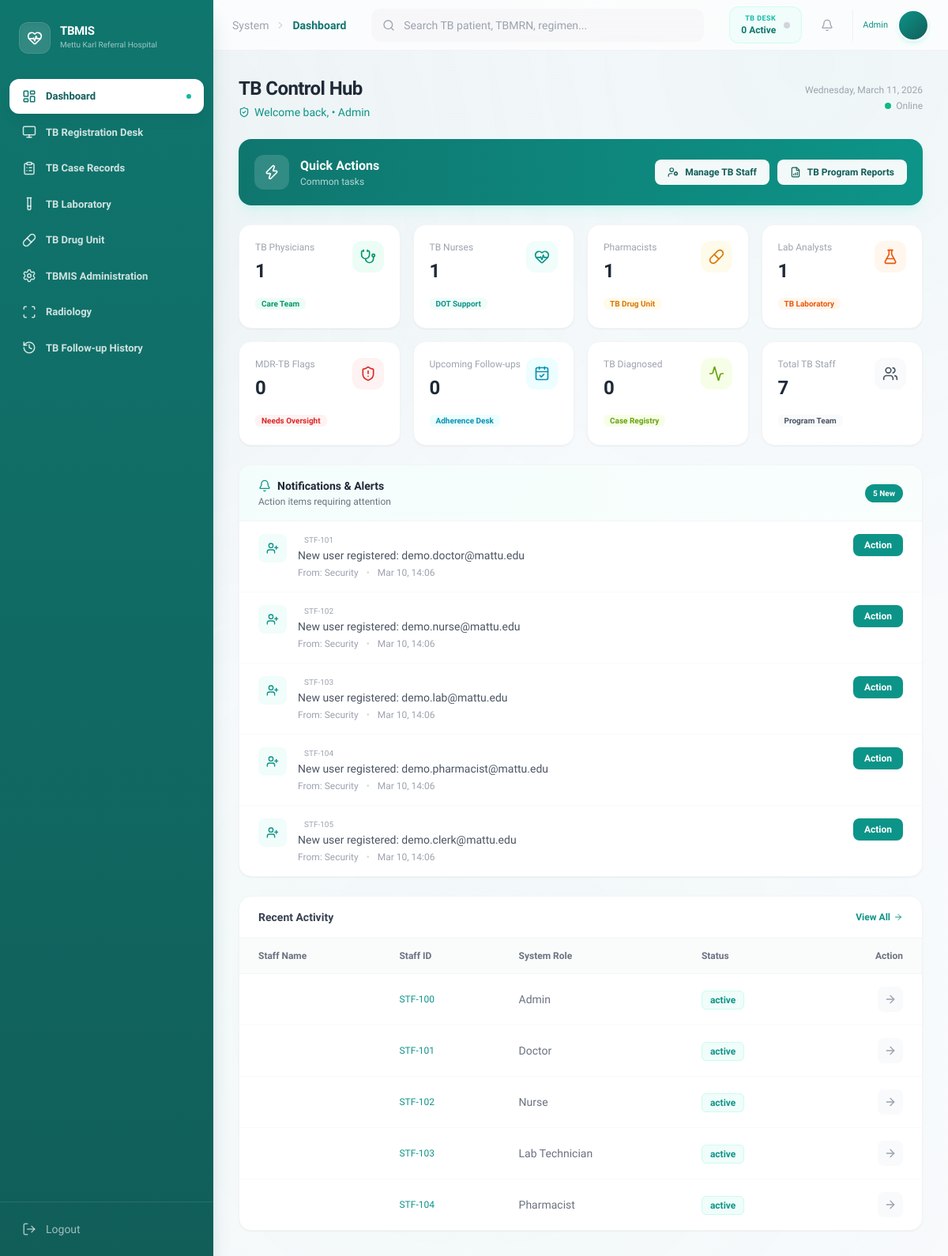
Page /index.php (signed in) on the committed database.
### tables this page shows
CREATE TABLE `users` (
  `user_id` varchar(20) NOT NULL,
  `email` varchar(100) NOT NULL,
  `phone` varchar(50) DEFAULT NULL,
  `password_hash` varchar(255) NOT NULL,
  `full_name` varchar(100) NOT NULL,
  `role` varchar(30) NOT NULL,
  `status` varchar(20) DEFAULT 'active',
  `status_reason` varchar(100) DEFAULT NULL,
  `created_at` timestamp NOT NULL DEFAULT current_timestamp()
);

### modules/dashboard.php (the view, shortened to what this page needs)
<?php
$userRole = $_SESSION['role'];
$tableExists = function ($tableName) use ($db) {
    $stmt = $db->prepare("SELECT COUNT(*) FROM information_schema.tables WHERE table_schema = DATABASE() AND table_name = ?");
    $stmt->execute([$tableName]);
    return (int) $stmt->fetchColumn() > 0;
};
$columnExists = function ($tableName, $columnName) use ($db) {
    $stmt = $db->prepare("SELECT COUNT(*) FROM information_schema.columns WHERE table_schema = DATABASE() AND table_name = ? AND column_name = ?");
    $stmt->execute([$tableName, $columnName]);
    return (int) $stmt->fetchColumn() > 0;
};
$tbDiagnosed = $db->query("SELECT COUNT(*) FROM diagnoses WHERE LOWER(diagnosis_details) LIKE '%tb%' OR LOWER(diagnosis_details) LIKE '%tuberculosis%'")->fetchColumn();
$tbFollowupCount = $tableExists('tb_followups')
    ? $db->query("SELECT COUNT(*) FROM tb_followups WHERE follow_up_date >= CURRENT_DATE")->fetchColumn()
    : 0;
$mdrCount = $columnExists('diagnoses', 'mdr_tb_status')
    ? $db->query("SELECT COUNT(*) FROM diagnoses WHERE mdr_tb_status = 'Yes'")->fetchColumn()
    : 0;
$roleConfig = [];
switch ($userRole) {
    case 'Admin':
        $countDoctors = $db->query("SELECT COUNT(*) FROM users WHERE role = 'Doctor'")->fetchColumn();
        $countNurses = $db->query("SELECT COUNT(*) FROM users WHERE role = 'Nurse'")->fetchColumn();
        $countPharmacists = $db->query("SELECT COUNT(*) FROM users WHERE role = 'Pharmacist'")->fetchColumn();
        $countLabTechs = $db->query("SELECT COUNT(*) FROM users WHERE role = 'Lab Technician'")->fetchColumn();
        $countTotalStaff = $db->query("SELECT COUNT(*) FROM users")->fetchColumn();
        $roleConfig = [
            'welcome' => 'TB  Control Hub',
            'icon' => 'shield-check',
            'quickActions' => [
                ['label' => 'Manage TB Staff', 'icon' => 'user-cog', 'page' => 'admin', 'color' => 'emerald'],
                ['label' => 'TB Program Reports', 'icon' => 'file-bar-chart', 'page' => 'reports', 'color' => 'amber'],
            ],
            'stats' => [
                ['label' => 'TB Physicians', 'value' => $countDoctors, 'trend' => 'Care Team', 'color' => 'emerald', 'icon' => 'stethoscope'],
                ['label' => 'TB Nurses', 'value' => $countNurses, 'trend' => 'DOT Support', 'color' => 'teal', 'icon' => 'heart-pulse'],
                ['label' => 'Pharmacists', 'value' => $countPharmacists, 'trend' => 'TB Drug Unit', 'color' => 'amber', 'icon' => 'pill'],
                ['label' => 'Lab Analysts', 'value' => $countLabTechs, 'trend' => 'TB Laboratory', 'color' => 'orange', 'icon' => 'flask-conical'],
                ['label' => 'MDR-TB Flags', 'value' => $mdrCount, 'trend' => 'Needs Oversight', 'color' => 'red', 'icon' => 'shield-alert'],
                ['label' => 'Upcoming Follow-ups', 'value' => $tbFollowupCount, 'trend' => 'Adherence Desk', 'color' => 'cyan', 'icon' => 'calendar-check'],
                ['label' => 'TB Diagnosed', 'value' => $tbDiagnosed, 'trend' => 'Case Registry', 'color' => 'lime', 'icon' => 'activity'],
                ['label' => 'Total TB Staff', 'value' => $countTotalStaff, 'trend' => 'Program Team', 'color' => 'gray', 'icon' => 'users']
            ],
            'notifications' => [
                'system_alerts' => "SELECT 'system' as source, user_id as id, 'Security' as from_name, full_name as patient_name, user_id as patient_id, user_id as medical_record_number, CONCAT('New user registered: ', email) as message, created_at, 'teal' as color, 'user-plus' as icon FROM users ORDER BY created_at DESC LIMIT 5"
            ],
            'recentActivity' => [
                'query' => "SELECT full_name, user_id as medical_record_number, role as details, status, 'teal' as color, user_id as patient_id, email as contact_details, '' as address, 0 as age, 'N/A' as gender FROM users ORDER BY created_at DESC LIMIT 5",
                'columns' => ['Staff Name', 'Staff ID', 'System Role', 'Status']
            ]
        ];
        break;
}
$allNotifications = [];
if (!empty($roleConfig['notifications'])) {
    foreach ($roleConfig['notifications'] as $key => $query) {
        $stmt = $db->prepare($query);
        $stmt->execute();
        $results = $stmt->fetchAll(PDO::FETCH_ASSOC);
        $allNotifications = array_merge($allNotifications, $results);
    }
}
usort($allNotifications, function($a, $b) {
    return strtotime($b['created_at']) - strtotime($a['created_at']);
});
$recentNotifications = array_slice($allNotifications, 0, 10);
$recentActivity = [];
if (isset($roleConfig['recentActivity']['query'])) {
    $stmt = $db->prepare($roleConfig['recentActivity']['query']);
    if (!empty($roleConfig['recentActivity']['params'])) {
        $stmt->execute($roleConfig['recentActivity']['params']);
    } else {
        $stmt->execute();
    }
    $recentActivity = $stmt->fetchAll(PDO::FETCH_ASSOC);
}
?>
<div class="space-y-6">
    <div class="flex items-center justify-between">
        <div>
            <h1 class="text-2xl font-bold text-gray-800 tracking-tight">
                <?php echo $roleConfig['welcome']; ?>
            </h1>
            <p class="text-sm text-primary-600 font-medium mt-1 flex items-center gap-1.5">
                <i data-lucide="<?php echo $roleConfig['icon']; ?>" class="w-3.5 h-3.5"></i>
                Welcome back, <?php echo explode(' ', $_SESSION['full_name'])[0]; ?> &bull; <?php echo $userRole; ?>
            </p>
        </div>
        <div class="text-right hidden sm:block">
            <p class="text-xs font-medium text-gray-400"><?php echo date('l, F j, Y'); ?></p>
            <p class="text-xs text-gray-400 mt-1 flex items-center justify-end gap-1.5">
                <span class="inline-block w-2 h-2 bg-emerald-500 rounded-full pulse-glow"></span>
                Online
            </p>
        </div>
    </div>
    <?php if (!empty($roleConfig['quickActions'])): ?>
    <div class="bg-gradient-to-r from-[#0F766E] to-[#0d9488] rounded-2xl p-5 text-white shadow-lg shadow-primary-200/30">
        <div class="flex flex-col md:flex-row items-center justify-between gap-4">
            <div class="flex items-center gap-3.5">
                <div class="w-11 h-11 bg-white/15 rounded-xl flex items-center justify-center backdrop-blur-sm">
                    <i data-lucide="zap" class="w-5 h-5"></i>
                </div>
                <div>
                    <h3 class="font-bold text-base">Quick Actions</h3>
                    <p class="text-white/70 text-xs font-medium">Common tasks</p>
                </div>
            </div>
            <div class="flex flex-wrap gap-2.5">
                <?php foreach ($roleConfig['quickActions'] as $action): ?>
                    <a href="index.php?page=<?php echo $action['page']; ?>"
                        class="px-4 py-2 bg-white/95 text-primary-800 rounded-lg font-semibold text-xs hover:bg-white hover:shadow-lg transition-all duration-200 flex items-center gap-2">
                        <i data-lucide="<?php echo $action['icon']; ?>" class="w-3.5 h-3.5"></i>
                        <?php echo $action['label']; ?>
                    </a>
                <?php endforeach; ?>
            </div>
        </div>
    </div>
    <?php endif; ?>
    <div class="grid grid-cols-1 sm:grid-cols-2 lg:grid-cols-4 gap-4">
        <?php foreach ($roleConfig['stats'] as $s): ?>
            <div class="bg-white p-5 rounded-2xl shadow-sm border border-gray-100 hover:shadow-md hover:border-gray-200 transition-all duration-200 group card-hover">
                <div class="flex justify-between items-start">
                    <div>
                        <p class="text-xs font-medium text-gray-400"><?php echo $s['label']; ?></p>
                        <h3 class="text-2xl font-bold text-gray-800 mt-1.5"><?php echo $s['value']; ?></h3>
                    </div>
                    <div class="w-10 h-10 bg-<?php echo $s['color']; ?>-50 text-<?php echo $s['color']; ?>-600 rounded-xl flex items-center justify-center group-hover:bg-<?php echo $s['color']; ?>-600 group-hover:text-white transition-all duration-200">
                        <i data-lucide="<?php echo $s['icon']; ?>" class="w-5 h-5"></i>
                    </div>
                </div>
                <div class="mt-3">
                    <span class="text-[10px] font-semibold text-<?php echo $s['color']; ?>-600 px-2 py-0.5 bg-<?php echo $s['color']; ?>-50 rounded-md">
                        <?php echo $s['trend']; ?>
                    </span>
                </div>
            </div>
        <?php endforeach; ?>
    </div>
    <?php if (!empty($recentNotifications)): ?>
    <div class="bg-white rounded-2xl shadow-sm border border-gray-100 overflow-hidden">
        <div class="px-6 py-4 border-b border-gray-100 flex justify-between items-center bg-gradient-to-r from-teal-50/80 to-teal-50/40">
            <div>
                <h4 class="font-bold text-gray-800 text-sm flex items-center gap-2">
                    <i data-lucide="bell" class="w-4 h-4 text-teal-600"></i>
                    Notifications & Alerts
                </h4>
                <p class="text-xs text-gray-500 font-medium mt-0.5">
                    Action items requiring attention
                </p>
            </div>
            <span class="px-2.5 py-1 bg-teal-600 text-white text-[10px] font-semibold rounded-full">
                <?php echo count($recentNotifications); ?> New
            </span>
        </div>
        <div class="divide-y divide-gray-50 max-h-[500px] overflow-y-auto custom-scrollbar">
            <?php foreach ($recentNotifications as $note): ?>
                <div class="px-6 py-4 hover:bg-gray-50/50 transition-all duration-200 group">
                    <div class="flex items-start gap-3.5">
                        <div class="w-9 h-9 bg-<?php echo $note['color']; ?>-50 text-<?php echo $note['color']; ?>-600 rounded-lg flex items-center justify-center shrink-0 group-hover:scale-105 transition-transform">
                            <i data-lucide="<?php echo $note['icon']; ?>" class="w-4 h-4"></i>
                        </div>
                        <div class="flex-1 min-w-0">
                            <div class="flex items-center gap-2 mb-0.5">
                                <span class="text-[10px] font-medium text-gray-400"><?php echo $note['medical_record_number']; ?></span>
                            </div>
                            <p class="text-sm font-medium text-gray-600 mb-1"><?php echo $note['message']; ?></p>
                            <div class="flex items-center gap-2.5 text-xs">
                                <span class="text-gray-400 font-medium">From: <?php echo $note['from_name']; ?></span>
                                <span class="text-gray-300">&bull;</span>
                                <span class="text-gray-400"><?php echo date('M d, H:i', strtotime($note['created_at'])); ?></span>
                            </div>
                        </div>
                        <button onclick="handleNotification('<?php echo $note['source']; ?>', '<?php echo $note['id']; ?>', '<?php echo $note['patient_id']; ?>')"
                            class="px-3.5 py-1.5 bg-<?php echo $note['color']; ?>-600 text-white rounded-lg font-semibold text-xs hover:bg-<?php echo $note['color']; ?>-700 transition-all duration-200 shadow-sm hover:shadow-md active:scale-[0.97] shrink-0">
                            Action
                        </button>
                    </div>
                </div>
            <?php endforeach; ?>
        </div>
    </div>
    <?php endif; ?>
    <div class="bg-white rounded-2xl shadow-sm border border-gray-100 overflow-hidden">
        <div class="px-6 py-4 border-b border-gray-100 flex justify-between items-center">
            <h4 class="font-bold text-gray-700 text-sm">Recent Activity</h4>
            <a href="index.php?page=records" class="text-primary-600 text-xs font-semibold hover:text-primary-700 hover:underline flex items-center gap-1 transition-colors">
                View All <i data-lucide="arrow-right" class="w-3 h-3"></i>
            </a>
        </div>
        <div class="overflow-x-auto">
            <table class="w-full text-left">
                <thead class="bg-gray-50/80 text-gray-500 text-xs font-medium border-b border-gray-100">
                    <tr>
                        <?php foreach ($roleConfig['recentActivity']['columns'] as $col): ?>
                            <th class="px-6 py-3.5"><?php echo $col; ?></th>
                        <?php endforeach; ?>
                        <th class="px-6 py-3.5 text-right">Action</th>
                    </tr>
                </thead>
                <tbody class="divide-y divide-gray-50">
                    <?php foreach ($recentActivity as $row): ?>
                        <tr class="hover:bg-gray-50/50 transition-all duration-150 group">
                            <td class="px-6 py-4 font-semibold text-gray-800 text-sm"><?php echo $row['full_name']; ?></td>
                            <td class="px-6 py-4 text-xs font-medium text-primary-600"><?php echo $row['medical_record_number']; ?></td>
                            <td class="px-6 py-4 text-sm text-gray-500"><?php echo $row['details'] ?? $row['address'] ?? $row['test_type'] ?? $row['medication_name'] ?? '-'; ?></td>
                            <td class="px-6 py-4">
                                <span class="px-2.5 py-1 bg-<?php echo $row['color']; ?>-50 text-<?php echo $row['color']; ?>-600 text-xs font-semibold rounded-md border border-<?php echo $row['color']; ?>-100">
                                    <?php echo $row['status'] ?? 'Active'; ?>
                                </span>
                            </td>
                            <td class="px-6 py-4 text-right">
                                <button onclick="viewPatientDetail(<?php echo htmlspecialchars(json_encode($row)); ?>)"
                                    class="p-2 bg-gray-50 text-gray-400 group-hover:bg-primary-600 group-hover:text-white rounded-lg transition-all duration-200">
                                    <i data-lucide="arrow-right" class="w-4 h-4"></i>
                                </button>
                            </td>
                        </tr>
                    <?php endforeach; ?>
                </tbody>
            </table>
        </div>
    </div>
</div>

### rows in the picture
users: user_id "STF-101", message "New user registered: demo.doctor@mattu.edu", from_name "Security", created_at "Mar 10, 14:06", role "Doctor", status "active"
users: user_id "STF-102", message "New user registered: demo.nurse@mattu.edu", from_name "Security", created_at "Mar 10, 14:06", role "Nurse", status "active"
users: user_id "STF-103", message "New user registered: demo.lab@mattu.edu", from_name "Security", created_at "Mar 10, 14:06", role "Lab Technician", status "active"
users: user_id "STF-104", message "New user registered: demo.pharmacist@mattu.edu", from_name "Security", created_at "Mar 10, 14:06", role "Pharmacist", status "active"
users: user_id "STF-105", message "New user registered: demo.clerk@mattu.edu", from_name "Security", created_at "Mar 10, 14:06"
users: user_id "STF-100", role "Admin", status "active"

### other values in the picture
$item['label'] "Dashboard"
$item['label'] "TB Registration Desk"
$item['label'] "TB Case Records"
$item['label'] "TB Laboratory"
$item['label'] "TB Drug Unit"
$item['label'] "TBMIS Administration"
$item['label'] "Radiology"
$item['label'] "TB Follow-up History"
str_replace('-', ' ', $page) "Dashboard"
$myLoad "0"
$_SESSION['role'] "Admin"
$roleConfig['welcome'] "TB Control Hub"
$userRole "Admin"
$action['label'] "Manage TB Staff"
$action['label'] "TB Program Reports"
